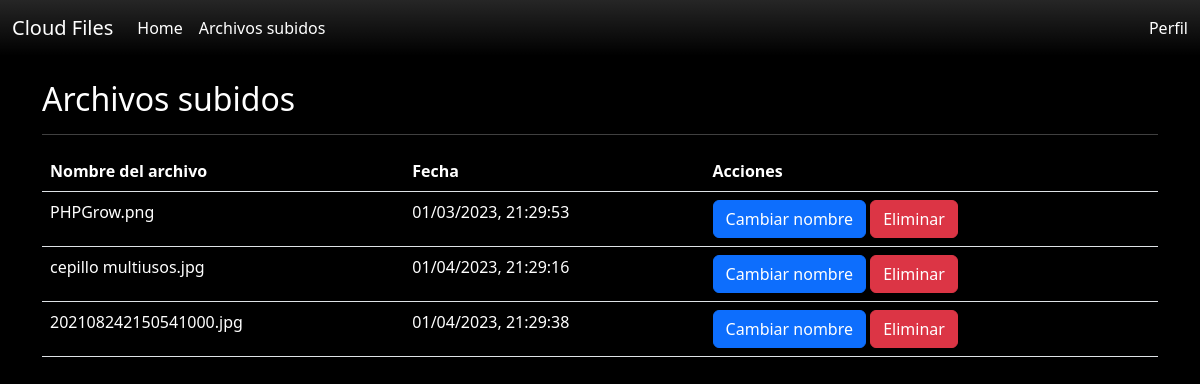
The app's page /archivos (signed in), older data.
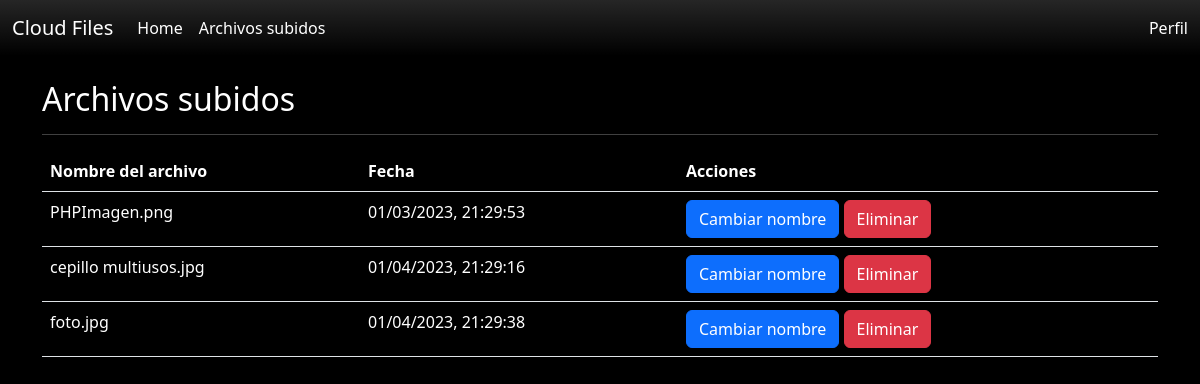
The same page, newer data.
### app.py (models this page shows)
class Files(db.Model):
    id = db.Column(db.Integer, primary_key=True)
    filename = db.Column(db.String(255))
    owner_id = db.Column(db.Integer, db.ForeignKey('user.id', ondelete='CASCADE'))
    fecha = db.Column(db.String(50))

### app.py (the view)
@app.route('/archivos')
def archivos_uploaded():
    files = db.session.query(Files).filter(Files.owner_id == session['id'])
    return render_template('archivos subidos.html', files=files)

### templates/archivos subidos.html
{% extends 'layout.html' %}
{% block content %}
    <h2 class="text-white">Archivos subidos</h2>
    <hr class="text-white">
    <table class="table text-white">
        <thead>
            <tr>
                <th>Nombre del archivo</th>
                <th>Fecha</th>
                <th>Acciones</th>
            </tr>
        </thead>
        <tbody>
            {% for file in files %}
            <tr>
                <td>{{ file.filename }}</td>
                <td>{{ file.fecha }}</td>
                <td>
                    <a href="{{ url_for('rename_view', id=file.id) }}" class="btn btn-primary">Cambiar nombre</a>
                    <a href="" class="btn btn-danger">Eliminar</a>
                </td>
            </tr>
            {% endfor %}
        </tbody>
    </table>
{% endblock %}

### templates/layout.html (shortened to what this page needs)
<!DOCTYPE html>
<html lang="en">
<head>
    <link rel="stylesheet" href="https://cdn.jsdelivr.net/npm/bootstrap@5.2.3/dist/css/bootstrap.min.css">
    <link rel="stylesheet" href="https://cdn.jsdelivr.net/npm/bootstrap-icons@1.10.3/font/bootstrap-icons.css">
    <link rel="stylesheet" href="https://unpkg.com/dropzone@5/dist/min/dropzone.min.css" type="text/css" />
    <link rel="stylesheet" href="{{ url_for('static', filename='main.css') }}">
</head>
<body class="bg-black">
    <nav class="navbar navbar-expand-lg bg-black bg-gradient">
        <div class="container-fluid">
            <a class="navbar-brand text-white" href="{{ url_for('main') }}">Cloud Files</a>
            <div class="collapse navbar-collapse" id="navbarText">
                <ul class="navbar-nav me-auto mb-2 mb-lg-0">
                    <li class="nav-item">
                        <a class="nav-link active text-white" aria-current="page" href="{{ url_for('home') }}">Home</a>
                    </li>
                    <li class="nav-item">
                        <a class="nav-link text-white" href="{{ url_for('archivos_uploaded') }}">Archivos subidos</a>
                    </li>
                </ul>
                <span class="navbar">
                    <a class="nav-link text-white" href="{{ url_for('perfil') }}">Perfil</a>
                </span>
            </div>
        </div>
</nav>
    <div class="container">
        <div class="row">
            <div class="mt-4">
                {% block content %}
                {% endblock %}
            </div>
        </div>
    </div>
</body>
</html>

Row changes from the older to the newer data that the page shows:
changed Files: filename "PHPGrow.png" → "PHPImagen.png"
changed Files: filename "202108242150541000.jpg" → "foto.jpg"
